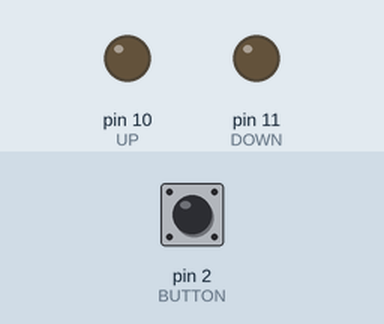
The sketch below on a simulated Arduino Uno, built with avr-gcc and run on an emulated ATmega328P. On the bench: output pins drawn as LEDs (lit = HIGH). The test bench sets the inputs (shaded band); at power-on: pin 2 (BUTTON) LOW.

Above: at 1.2 s.
1.3 s: pin 2 (BUTTON) pulled HIGH for 0.15 s
At 2.4 s:
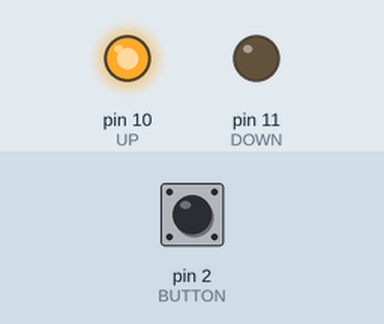
2.9 s: pin 2 (BUTTON) pulled HIGH for 1 s
At 4.8 s:
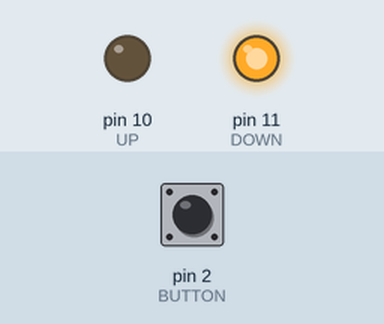
5.4 s: pin 2 (BUTTON) pulled HIGH for 3.2 s
At 9.6 s:
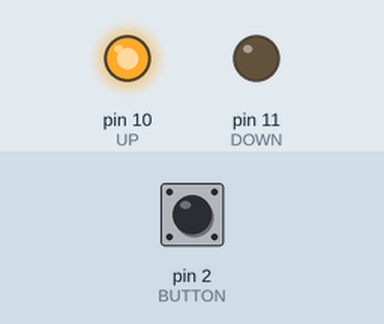
Timing chart, 0 to 16.1 s (numbered marks = the images above; inputs shaded):
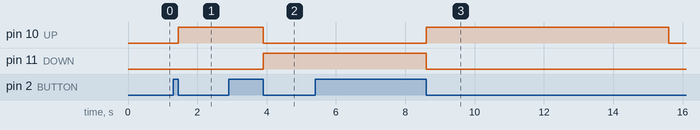

Measured:
- after the input at 1.3 s, pin 10 (UP): LOW → HIGH after 0.15 s
- after the input at 2.9 s, pin 10 (UP): HIGH → LOW after 1.0 s; pin 11 (DOWN): LOW → HIGH after 1.0 s
- after the input at 5.4 s, pin 10 (UP): LOW → HIGH after 3.2 s, → LOW 7.0 s later; pin 11 (DOWN): HIGH → LOW after 3.2 s instead of 5.5 s

The sketch:

ventana_coche.ino
```cpp
#define BUTTON 2  // El pin del pulsador que queremos utilizar
#define UP 10     // EL pin del relé que alimenta el motor de subida
#define DOWN 11   // El pin del relé que alimenta el motor de bajada
#define TIME 7000 // El tiempo que queremos que esté subiendo/bajando la ventana

int isMoving;     // Indica si la ventana esta subiendo/bajando
int currentState; // Indica si la ventana está subiendo o bajando
int startMoving;  // Indica si la ventana tiene que empezar a bajar o a subir
int startTime;    // Guarda el tiempo en el que empezo a moverse la ventana

void setup() {
  // Inicializamos las variables en sus valores por defecto
  isMoving = 0;
  startMoving = 0;
  currentState = DOWN;
  startTime = millis();

  // Indicamos si los pines serán entradas o salidas
  pinMode(UP, OUTPUT);
  pinMode(DOWN, OUTPUT);
  pinMode(BUTTON, INPUT);
}

void loop() {
  // Al pulsar el boton, se indica que la ventana deberia moverse poniendo
  // "startMoving" a uno, y se queda en bucle hasta soltar el pulsador, para
  // evitar que se cuenten varias pulsaciones
  while (digitalRead(BUTTON)) {
    startMoving = 1;
  }

  // Si la ventana debe empezar a moverse
  if (startMoving) {
    // Se invierte la variable para que no se ejecute esta parte del código en
    // la próxima iteración del bucle
    startMoving = !startMoving;
    // Invierte el estado de la ventana (si está abajo bajará, si está
    // arriba subirá)
    currentState = getOpositePin(currentState);

    // Si la ventana se estaba moviendo se detendrá el movimiento anterior
    if (isMoving) {
      digitalWrite(getOpositePin(currentState), LOW);
    }

    // Se cambia el valor del tiempo de referencia al actual
    startTime = millis();
    isMoving = 1; // Se indica que se está moviendo la ventana
    digitalWrite(currentState, HIGH); // Se pone en movimiento
  }

  // Si la ventana se está moviendo y pasaron más de 7 segundos se detiene el
  // movimiento, y se invierte el valor de isMoving
  if (isMoving && (startTime + TIME) < millis()) {
    digitalWrite(currentState, LOW);
    isMoving = !isMoving;
  }
}

// Está función invierte el pin seleccionado
int getOpositePin(int pin) {
  if (pin == DOWN) {
    return UP;
  } else {
    return DOWN;
  }
}
```
